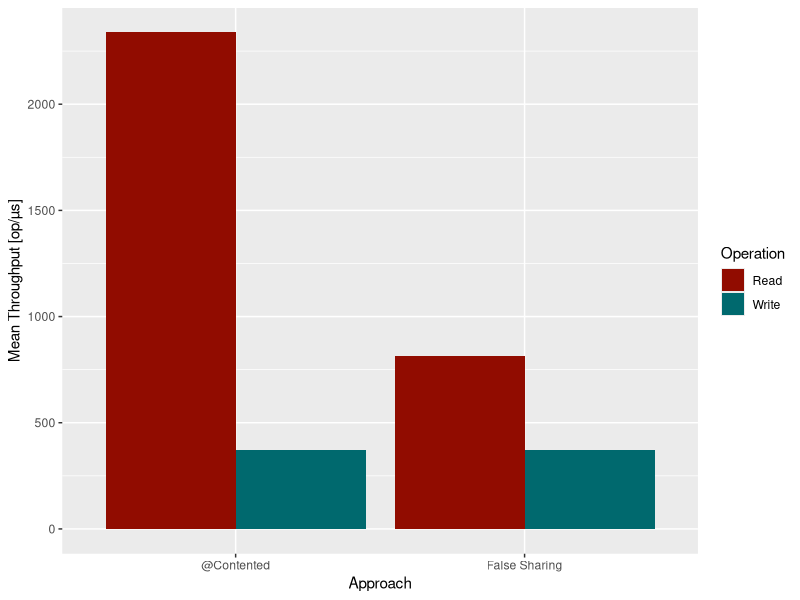
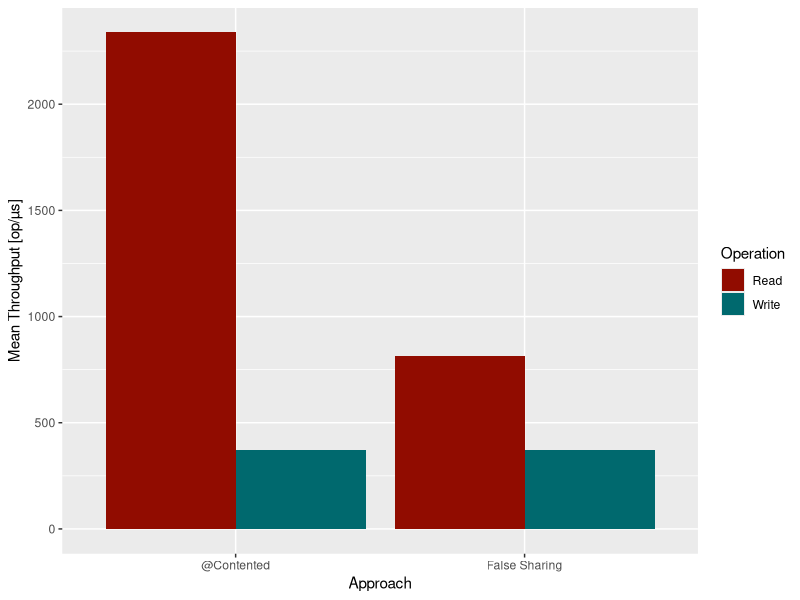

These charts were generated, in order, by the following R code:
#
# run with r CMD BATCH graph.r
#
# Disclaimer: This works on my Mac. I'm not an R expert, so no guarantees...
#
# This command file uses a manually preformatted version of JMH's human-readable output (see benchmark-result.csv)

library("ggplot2")
data <- read.csv("benchmark-result.csv", header=TRUE)

# basic setup
gg <- ggplot(data, aes(x=Approach,fill=Operation,weight=Throughput))+geom_bar(position="dodge")
# set appearance/labels
gg <- gg + ylab("Mean Throughput [op/µs]")+scale_fill_hue(l=30)

ggsave(file="false_sharing_microbenchmark.svg", plot=gg, width=10, height=6)

# see http://mcfromnz.wordpress.com/2013/09/03/ggplot-powerpoint-wall-head-solution/
options(bitmapType="cairo")
ggsave("false_sharing_microbenchmark.png", plot=gg, width=18, height=20, unit="cm", dpi=72)
